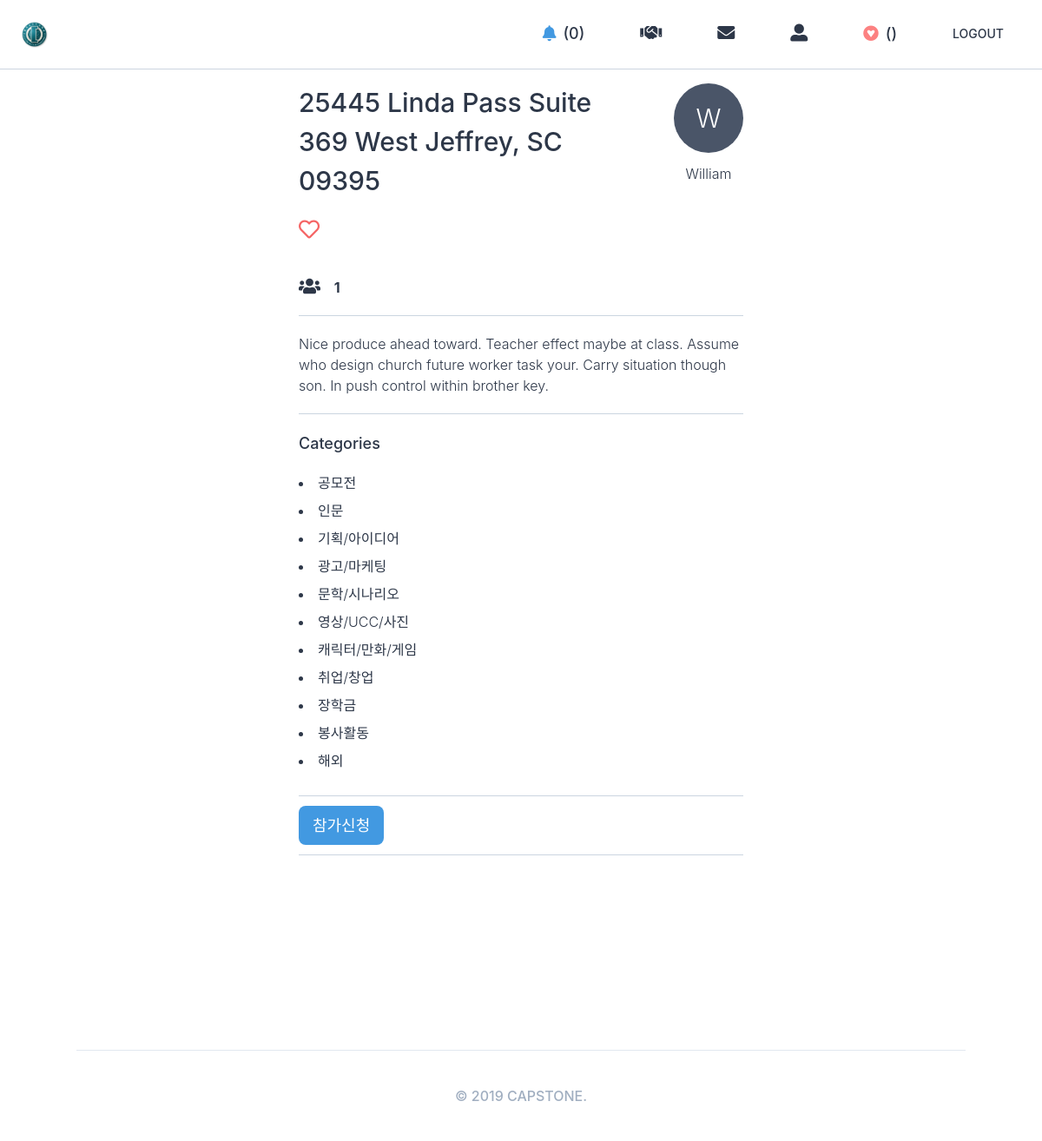
Screenshot of /projects/73/ (signed in) with the database file from the repository.
### users/models.py (models this page shows)
class User(AbstractUser):
    GENDER_MALE = "male"
    GENDER_FEMALE = "female"
    GENDER_CHOICES = (
        (GENDER_MALE, "남성"),
        (GENDER_FEMALE, "여성"),
    )
    MAJOR_1 = "글로벌지역학"
    MAJOR_2 = "EU전공"
    MAJOR_3 = "GlobalBusiness"
    MAJOR_4 = "TESOL영어학전공"
    MAJOR_5 = "광고PR브랜딩전공"
    MAJOR_6 = "교육학"
    MAJOR_7 = "국가리더전공"
    MAJOR_8 = "국제금융학과"
    MAJOR_9 = "국제스포츠레저전공"
    MAJOR_10 = "그리스불가리아학과"
    MAJOR_11 = "남아프리카어전공"
    MAJOR_12 = "독일어통번역학과"
    MAJOR_13 = "동아프리카어전공"
    MAJOR_14 = "동유럽학대학"
    MAJOR_15 = "러시아학과"
    MAJOR_16 = "루마니아어과"
    MAJOR_17 = "말레이인도네시아어통번역학과"
    MAJOR_18 = "문화콘텐츠학전공"
    MAJOR_19 = "바이오메디컬공학전공"
    MAJOR_20 = "방송영상뉴미디어전공"
    MAJOR_21 = "브라질학과"
    MAJOR_22 = "사학과"
    MAJOR_23 = "산업경영공학과"
    MAJOR_24 = "생명공학과"
    MAJOR_25 = "서아프리카어전공"
    MAJOR_26 = "세계문화예술경영전공"
    MAJOR_27 = "세르비아크로아티아어과"
    MAJOR_28 = "수학과"
    MAJOR_29 = "스페인어통번역학과"
    MAJOR_30 = "아랍어통번역학과"
    MAJOR_31 = "아프리카학부"
    MAJOR_32 = "언론정보전공"
    MAJOR_33 = "언어인지과학과"
    MAJOR_34 = "영미권통상통번역전공"
    MAJOR_35 = "영미문학번역전공"
    MAJOR_36 = "영어통번역학부"
    MAJOR_37 = "영어통번역학전공"
    MAJOR_38 = "우크라이나어과"
    MAJOR_39 = "융복합소프트웨어전공"
    MAJOR_40 = "이탈리아어통번역학과"
    MAJOR_41 = "인도학과"
    MAJOR_42 = "일본어통번역학과"
    MAJOR_43 = "전자공학과"
    MAJOR_44 = "전자물리학과"
    MAJOR_45 = "정보기록학전공"
    MAJOR_46 = "정보통신공학과"
    MAJOR_47 = "정치외교학과"
    MAJOR_48 = "중국어통번역학과"
    MAJOR_49 = "중앙아시아학과"
    MAJOR_50 = "지식콘텐츠전공"
    MAJOR_51 = "철학과"
    MAJOR_52 = "체코슬로바키아어과"
    MAJOR_53 = "컴퓨터전자시스템공학전공"
    MAJOR_54 = "태국어통번역학과"
    MAJOR_55 = "통계학과"
    MAJOR_56 = "폴란드어과"
    MAJOR_57 = "프랑스학과"
    MAJOR_58 = "한국학과"
    MAJOR_59 = "행정학과"
    MAJOR_60 = "헝가리어과"
    MAJOR_61 = "화학과"
    MAJOR_62 = "환경학과"
    MAJOR_CHOICES = (
        (MAJOR_1, "글로벌지역학"),
        (MAJOR_2, "EU전공"),
        (MAJOR_3, "GlobalBusiness"),
        (MAJOR_4, "TESOL영어학전공"),
        (MAJOR_5, "광고PR브랜딩전공"),
        (MAJOR_6, "교육학"),
        (MAJOR_7, "국가리더전공"),
        (MAJOR_8, "국제금융학과"),
        (MAJOR_9, "국제스포츠레저전공"),
        (MAJOR_10, "그리스불가리아학과"),
        (MAJOR_11, "남아프리카어전공"),
        (MAJOR_12, "독일어통번역학과"),
        (MAJOR_13, "동아프리카어전공"),
        (MAJOR_14, "동유럽학대학"),
        (MAJOR_15, "러시아학과"),
        (MAJOR_16, "루마니아어과"),
        (MAJOR_17, "말레이인도네시아어통번역학과"),
        (MAJOR_18, "문화콘텐츠학전공"),
        (MAJOR_19, "바이오메디컬공학전공"),
        (MAJOR_20, "방송영상뉴미디어전공"),
        (MAJOR_21, "브라질학과"),
        (MAJOR_22, "사학과"),
        (MAJOR_23, "산업경영공학과"),
        (MAJOR_24, "생명공학과"),
        (MAJOR_25, "서아프리카어전공"),
        (MAJOR_26, "세계문화예술경영전공"),
        (MAJOR_27, "세르비아크로아티아어과"),
        (MAJOR_28, "수학과"),
        (MAJOR_29, "스페인어통번역학과"),
        (MAJOR_30, "아랍어통번역학과"),
        (MAJOR_31, "아프리카학부"),
        (MAJOR_32, "언론정보전공"),
        (MAJOR_33, "언어인지과학과"),
        (MAJOR_34, "영미권통상통번역전공"),
        (MAJOR_35, "영미문학번역전공"),
        (MAJOR_36, "영어통번역학부"),
        (MAJOR_37, "영어통번역학전공"),
        (MAJOR_38, "우크라이나어과"),
        (MAJOR_39, "융복합소프트웨어전공"),
        (MAJOR_40, "이탈리아어통번역학과"),
        (MAJOR_41, "인도학과"),
        (MAJOR_42, "일본어통번역학과"),
        (MAJOR_43, "전자공학과"),
        (MAJOR_44, "전자물리학과"),
        (MAJOR_45, "정보기록학전공"),
        (MAJOR_46, "정보통신공학과"),
        (MAJOR_47, "정치외교학과"),
        (MAJOR_48, "중국어통번역학과"),
        (MAJOR_49, "중앙아시아학과"),
        (MAJOR_50, "지식콘텐츠전공"),
        (MAJOR_51, "철학과"),
        (MAJOR_52, "체코슬로바키아어과"),
        (MAJOR_53, "컴퓨터전자시스템공학전공"),
        (MAJOR_54, "태국어통번역학과"),
        (MAJOR_55, "통계학과"),
        (MAJOR_56, "폴란드어과"),
        (MAJOR_57, "프랑스학과"),
        (MAJOR_58, "한국학과"),
        (MAJOR_59, "행정학과"),
        (MAJOR_60, "헝가리어과"),
        (MAJOR_61, "화학과"),
        (MAJOR_62, "환경학과"),
    )
    LOGIN_EMAIL = "email"
    LOGIN_KAKAO = "kakao"
    LOGIN_CHOICES = (
        (LOGIN_EMAIL, "EMAIL"),
        (LOGIN_KAKAO, "KAKAO"),
    )
    gender = models.CharField(choices=GENDER_CHOICES, max_length=10, blank=True)
    bio = models.TextField(default="")
    major = models.CharField(choices=MAJOR_CHOICES, max_length=20, blank=True)
    login_method = models.CharField(
        choices=LOGIN_CHOICES, max_length=50, default=LOGIN_EMAIL
    )
    objects = core_managers.CustomUserManager()
    def get_absolute_url(self):
        return reverse("users:profile", kwargs={"pk": self.pk})

### projects/models.py (models this page shows, shortened)
class Project(core_models.TimeStampedModel):
    name = models.CharField(max_length=140)
    description = models.TextField()
    on_market = models.BooleanField(default=False)
    categories = models.ManyToManyField("Category", related_name="projects", blank=True)
    host = models.ForeignKey(
        "users.User", related_name="project_host", on_delete=models.CASCADE
    )
    def count_participants(self):
        return self.participants.count() + 1

class AbstractItem(core_models.TimeStampedModel):
    name = models.CharField(max_length=80)
    class Meta:
        abstract = True
    def __str__(self):
        return self.name

class Category(AbstractItem):
    class Meta:
        verbose_name_plural = "Categories"

### projects/views.py (the view)
# urls.py: path("<int:pk>/", views.ProjectDetail.as_view(), name="detail"),
class ProjectDetail(DetailView):
    model = models.Project
    context_object_name = "project"
    template_name = "projects/project-detail.html"

### applyto/templatetags/check_apply.py (called while the page is built)
@register.simple_tag(takes_context=True)
def check_apply(context, project):
    try:
        ck_apply = models.Apply.objects.get(
            Q(apply_user=context.request.user) & Q(project=project)
        )
        return True
    except models.Apply.DoesNotExist:
        return False

### core/managers.py (called while the page is built)
    def get_or_none(self, **kwargs):
        try:
            return self.get(**kwargs)
        except self.model.DoesNotExist:
            return None

### lists/templatetags/on_favs.py (called while the page is built)
@register.simple_tag(takes_context=True)
def on_favs(context, project):
    user = context.request.user
    the_list = list_models.List.objects.get_or_none(
        user=user, name="My Favourite Projects"
    )
    if the_list is None:
        return False
    else:
        return project in the_list.projects.all()

### templates/projects/project-detail.html (shortened to what this page needs)
{% extends "base.html" %}
{% load static %}
{% load on_favs check_apply %}
{% block content %}
    <div class="container mx-auto flex justify-around pb-56">
        <div class="w-1/2">
            <div class="flex justify-between">
                <div class="mr-8 mb-5">
                    <h4 class="text-3xl font-medium mb-px">{{project.name}}</h4>
                </div>
                <a href="{{project.host.get_absolute_url}}" class="flex flex-col items-center">
                    {% include "mixins/user_avatar.html" with user=project.host %}
                    <span class="mt-3 text-medium">{{project.host.first_name}}</span>
                </a>
            </div>
                {% on_favs project as on_favs_boolean %}
                {% if on_favs_boolean %}
                    <a class="block mb-10 w-2/6 text-teal-600 font-bold pro_zoom" href="{% url 'lists:toggle-project' project.pk %}?action=remove"><i class="fas fa-heart text-red-500 text-2xl"></i></a>
                {% else %}
                    <a class="block mb-10 w-2/6 text-teal-600 font-bold pro_zoom" href="{% url 'lists:toggle-project' project.pk %}?action=add"><i class="far fa-heart text-red-500 text-2xl"></i></a>
                {% endif %}
            <p class="border-b border-gray-400 pb-5 mt-5 font-bold">
                <i class="fas fa-users text-xl mr-3"></i>
                {{project.count_participants}}
            </p>
            <p class="border-b border-gray-400 pb-5 mt-5">
                {{project.description}}
            </p>
            <div class="border-b border-gray-400 pb-5 mt-5">
                <h4 class="font-medium text-lg mb-5">Categories</h4>
                {% for a in project.categories.all %}
                    <li class="mb-2">{{a}}</li>
                {% endfor %}
            </div>
            {% check_apply project as check_apply_bool %}
            {% if project.host != user %}
                {% if check_apply_bool %}
                    <p class="border-b border-gray-400 pb-5 mt-5">
                        <a href="{% url 'applyto:delete' project.pk %}" class="btn text-center py-3 px-4 rounded-lg font-medium text-lg w-full text-white bg-blue-500 text-white hover:text-gray-300">신청취소</a>
                    </p>
                {% else %}
                    <p class="border-b border-gray-400 pb-5 mt-5">
                        <a href="{% url 'applyto:create' project.pk %}" class="btn text-center py-3 px-4 rounded-lg font-medium text-lg w-full text-white bg-blue-500 text-white hover:text-gray-300">참가신청</a>
                    </p>
                {% endif %}
            {% endif %}
        </div>
    </div>
{% endblock content %}

### templates/partials/nav.html (shortened to what this page needs)
<ul class="flex items-center text-sm font-medium h-full">
    {% if user.is_authenticated %}
        <li class="nav_link text-lg pro_zoom"><a href="{% url 'users:notifications' user.pk %}"><i class="fas fa-bell text-lg mr-2 text-blue-500"></i>({{user.applyto.count}})</a></li>
        <li class="nav_link pro_zoom"><a href="{% url 'projects:create' %}"><i class="fas fa-handshake text-xl"></i></a></li>
        <li class="nav_link pro_zoom"><a href="{% url 'users:conversations' user.pk %}"><i class="fas fa-envelope text-xl"></i></a></li>
        <li class="nav_link pro_zoom"><a href="{{user.get_absolute_url}}"><i class="fas fa-user-alt text-xl"></i></a></li>
        <li class="nav_link text-lg pro_zoom"><a href="{% url 'lists:see-favs' %}"><i class="fab fa-gratipay text-lg mr-2 text-red-400"></i>({{user.list.projects.count}})</a></li>
        <li class="nav_link pro_zoom"><a href="{% url 'users:logout' %}">LOGOUT</a></li>
    {% else %}
        <li class="nav_link pro_zoom"><a href="{% url 'users:login' %}">LOGIN</a></li>
        <li class="nav_link pro_zoom"><a href="{% url 'users:signup' %}">JOIN</a></li>
    {% endif %}
</ul>

### templates/mixins/user_avatar.html
<div class="{{h_and_w|default:'h-20 w-20'}} bg-gray-700 rounded-full text-white flex justify-center items-center">
    <span class="{{text|default:'text-3xl'}}">{{user.first_name|first}}</span>
</div>

### rows the page displays
User: applyto.count "0"
Project: name "25445 Linda Pass Suite 369 West Jeffrey, SC 09395", host.first_name "William", count_participants "1", description "Nice produce ahead toward. Teacher effect maybe at class. Assume who design church future worker task your. Carry situation though son. In push control within brother key."
User: first_name|first "W"
Category: name "공모전"
Category: name "인문"
Category: name "기획/아이디어"
Category: name "광고/마케팅"
Category: name "문학/시나리오"
Category: name "영상/UCC/사진"
Category: name "캐릭터/만화/게임"
Category: name "취업/창업"
Category: name "장학금"
Category: name "봉사활동"
Category: name "해외"
